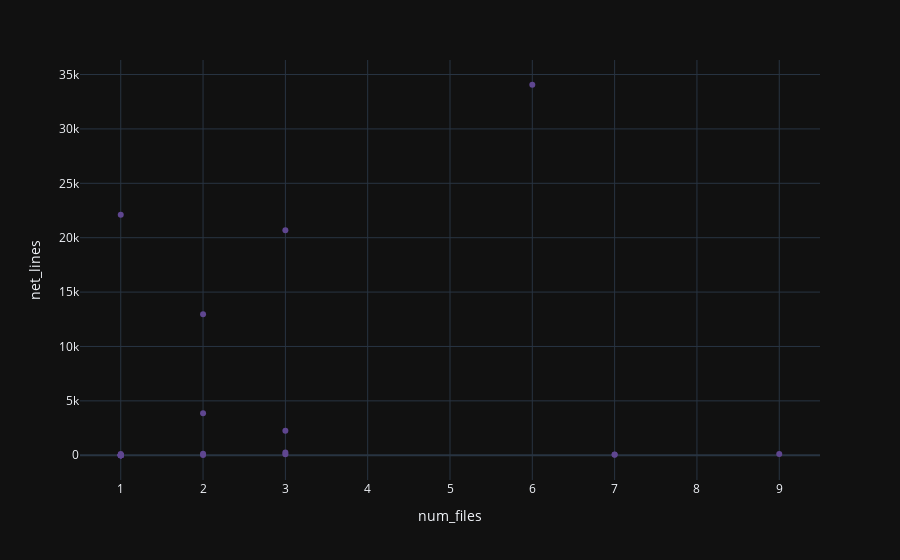

This figure's notebook cell:
### Code cell
# Scatter of net lines of code by number of files modified
fig = px.scatter(df_commits, 
                 x='num_files', 
                 y='net_lines', 
                 template=template,
                 color_discrete_sequence=theme,
                 hover_name='message', 
                 hover_data=['author_name', 'author_date', 'hash', 'branches'])
fig.show()

### Figure 1 — Plotly figure (JSON) as saved in the notebook; plotly's stock layout.template omitted (floating-point values rounded to 4 significant figures; data arrays with more than 128 entries replaced by an {"elided": "..."} marker saying what was removed)
{"data": [{"customdata": {"elided": "33x4 str values"}, "hovertemplate": "<b>%{hovertext}</b><br><br>num_files=%{x}<br>net_lines=%{y}<br>author_name=%{customdata[0]}<br>author_date=%{customdata[1]}<br>hash=%{customdata[2]}<br>branches=%{customdata[3]}<extra></extra>", "hovertext": ["Initial commit", "Added code analysis export results from Visual Studio", "Early work on file mining", "Mining Progress", "Additional Mining", "Added GitAnalyzer", "Working on visualizations", "Added a sort", "Pretty good tree visualization", "Tree improvements, added tasks list", "Experimentation", "Repo visualizer: updated diagram", "Added link to Octo", "Repo visualizer: updated diagram", "Updated Tasks to remind me about Octo later", "Merge remote-tracking branch 'origin/main' into main", "Repo visualizer: updated diagram", "Ignore the .idea folder", "Repo visualizer: updated diagram", "Nuked a redundant .idea folder", "Merge remote-tracking branch 'origin/main' into main", "Repo visualizer: updated diagram", "Box plot improvements", "Repo visualizer: updated diagram", "Nice and shiny structural mining", "Early git visualization", "Adding file to ignore the .csv generated unless copied to a project", "Repo visualizer: updated diagram", "This file should be unversioned", "Repo visualizer: updated diagram", "Corrected documentation", "Repo visualizer: updated diagram", "Updated themes"], "legendgroup": "", "marker": {"color": "rgb(95, 70, 144)", "symbol": "circle"}, "mode": "markers", "name": "", "orientation": "v", "showlegend": false, "type": "scatter", "x": [2, 1, 9, 3, 1, 7, 3, 1, 2, 3, 2, 1, 1, 1, 1, 1, 1, 1, 1, 7, 1, 1, 2, 1, 6, 3, 1, 1, 1, 1, 1, 1, 1], "xaxis": "x", "y": [131, 0, 109, 249, 6, 69, 97, 1, 12960, 20693, 18, 1, 3, 2, 8, 2, 2, 2, 2, 48, 2, 2, 3869, 2, 34060, 2251, 2, 2, 25, 2, 107, 2, 22115], "yaxis": "y"}], "layout": {"legend": {"tracegroupgap": 0}, "margin": {"t": 60}, "xaxis": {"anchor": "y", "domain": [0, 1], "title": {"text": "num_files"}}, "yaxis": {"anchor": "x", "domain": [0, 1], "title": {"text": "net_lines"}}}}
